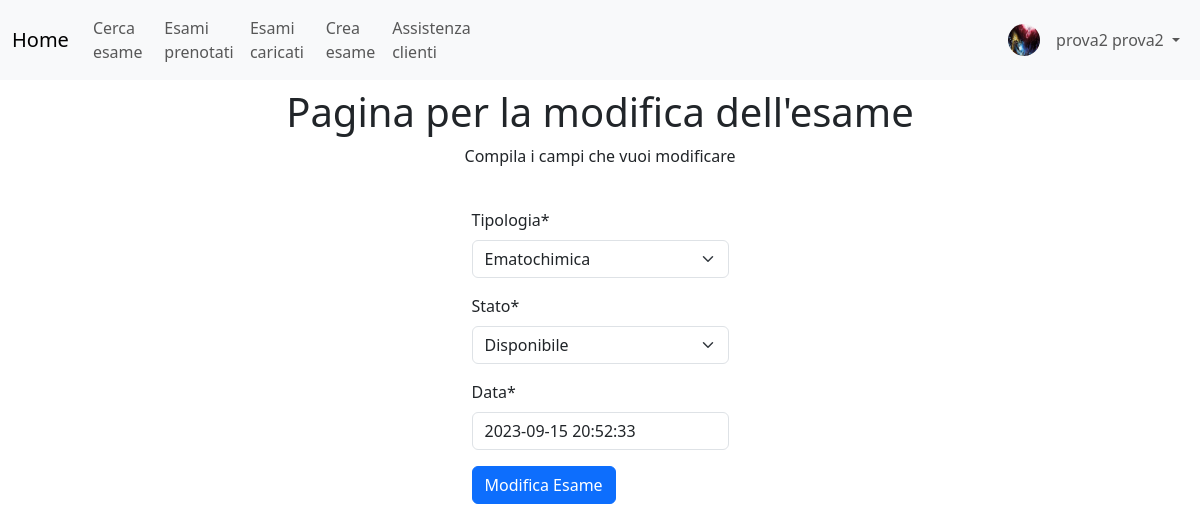
The page /medici/modifica_esame/27/ (signed in) on the database its author committed.
### utenti_custom/models.py (models this page shows)
class UtenteCustom(AbstractUser):
    username = None
    email = models.EmailField(_('email address'), unique=True)
    foto_profilo = models.ImageField(upload_to ='immagini_utenti/%Y/%m/%d/', blank=True, null=True)
    USERNAME_FIELD = 'email'
    REQUIRED_FIELDS = ['first_name', 'last_name',]
    objects = UserManager()
    def __str__(self):
        return f"{self.first_name} {self.last_name}"

### gestione_medici/models.py (models this page shows, shortened)
class Esame(DirtyFieldsMixin, models.Model):
    TIPOLOGIE_POSSIBILI = [
        ('ematochimica', 'Ematochimica'),
        ('urine', 'Urine'),
        ('oculistica', 'Oculistica'),
        ('radiografia', 'Radiografia'),
        ('ginecologia', 'Ginecologia'),
        ('ecografia', 'Ecografia'),
        ('risonanza_magnetica', 'Risonanza magnetica'),
        ('cardiologia', 'Cardiologia'),
        ('allergologia', 'Allergologia'),
        ('gastroenterologia', 'gastroenterologia'),
        ('urologia', 'Urologia'),
        ('psichiatria', 'Psichiatria'),
        ('pediatria', 'Pediatria'),
        ('otorinolaringologia', 'Otorinolaringologia'),
        ('neurologia', 'Neurologia'),
        ('dermatologia', 'Dermatologia'),
        ('endocrinologia', 'Endocrinologia'),
        ('angiologia', 'Angiologia')
    ]
    STATI_POSSIBILI = [
        ('disponibile', 'Disponibile'),
        ('prenotato', 'Prenotato'),
        ('eseguito', 'Eseguito'),
        ('cancellato', 'Cancellato')
    ]
    tipologia = models.CharField(max_length=30, choices=TIPOLOGIE_POSSIBILI)
    medico = models.ForeignKey(Medico, related_name='esami_caricati', on_delete=models.PROTECT)
    data = models.DateTimeField()
    stato = models.CharField(max_length=20, choices=STATI_POSSIBILI, default='disponibile')
    paziente = models.ForeignKey(UtenteCustom, related_name='esami', null=True, blank=True,
                               on_delete=models.SET_NULL)
    class Meta:
        verbose_name_plural = 'Esami'
        ordering = ['data']

### gestione_medici/views.py (the view)
# urls.py: path('modifica_esame/<int:pk>/', ModificaEsameView.as_view(), name='modifica_esame'),
class ModificaEsameView(SuccessMessageMixin, GroupRequiredMixin, UpdateView):
    group_required = ['Medici']
    title = "Modifica l'esame"
    model = Esame
    form_class = ModificaEsameForm
    template_name = "gestione_medici/modifica_esame.html"
    success_url = reverse_lazy('gestione_medici:esami_caricati')
    success_message = "L'esame e' stato modificato con successo"

### gestione_medici/forms.py
class ModificaEsameForm(forms.ModelForm):
    helper = FormHelper()
    helper.form_id = "modifica_esame_crispy_form"
    helper.form_method = "POST"
    helper.add_input(Submit("submit","Modifica Esame"))
    class Meta:
        model = Esame
        fields = ['tipologia', 'stato', 'data',]
        widgets = {
            'data': DateTimePickerInput(),
        }

### gestione_medici/templates/gestione_medici/modifica_esame.html (shortened to what this page needs)
{% extends 'base.html' %}
{% load crispy_forms_tags %}
{% block content %}
<div class="jumbotron text-center" style="margin-bottom:0">
    <h1>Pagina per la modifica dell'esame</h1>
    <p>Compila i campi che vuoi modificare</p>
</div>
<br>
<div class="d-flex justify-content-center">
  {% crispy form %}
</div>
<br>
{% endblock %}

### templates/base.html (shortened to what this page needs)
<!DOCTYPE html>
<html lang="en">
{% load static %}
<head>
  <link rel="stylesheet" href="https://cdn.jsdelivr.net/npm/bootstrap@5.3.0/dist/css/bootstrap.min.css">
  {% load crispy_forms_tags %}
</head>
<body>
  <nav class="navbar navbar-expand-sm bg-light navbar-light">
    <div class="container-fluid ">
      {% block navbar %}
      <a class="navbar-brand" href="{% url 'home' %}">Home</a>
      <div class="collapse navbar-collapse" id="collapsibleNavbar">
        <ul class="navbar-nav">
          <li class="nav-item">
            <a class="nav-link" href="{% url 'gestione_utenti:ricerca_esami' %}">Cerca esame</a>
          </li>
          <li class="nav-item">
            <a class="nav-link" href="{% url 'gestione_utenti:situazione' %}">Esami prenotati</a>
          </li>
          {% if request.user.groups.all.0.name == 'Medici' %}
          <li class="nav-item">
            <a class="nav-link" href="{% url 'gestione_medici:esami_caricati' %}">Esami caricati</a>
          </li>
          <li class="nav-item">
            <a class="nav-link" href="{% url 'gestione_medici:crea_esame' %}">Crea esame</a>
          </li>
          {% endif%}
          {% if request.user.groups.all.0.name == 'Assistenza' %}
          <li class="nav-item">
            <a class="nav-link" href="{% url 'gestione_assistenza:utenti_attesa' %}">Utenti in attesa</a>
          </li>
          <li class="nav-item">
            <a class="nav-link" href="{% url 'admin:index' %}">Pannello Assistenza</a>
          </li>
          {% elif not request.user.is_staff %}
          <li class="nav-item">
            <a class="nav-link" href="{% url 'gestione_assistenza:richiesta_assistenza' %}">Assistenza clienti</a>
          </li>
          {% else %}
          <li class="nav-item">
            <a class="nav-link" href="{% url 'admin:index' %}">Pannello Admin</a>
          </li>
          {% endif%}
        </ul>
        <div class="navbar-collapse collapse w-100 order-3 dual-collapse2">
          <ul class="navbar-nav ms-auto">
            <li class="nav-item">
              <span class="navbar-text">
                {% if request.user.is_authenticated and request.user.foto_profilo %}
                  <img src="{{ request.user.foto_profilo.url }}" alt="Foto profilo" class="rounded-circle mt-1 me-2" style="width: 32px; height: 32px;">
                {% else %}
                  <img src="{% static '/immagini/blank_profile_picture.png' %}" alt="Immagine default" class="rounded-circle mt-1 me-2" style="width: 32px; height: 32px;">
                {% endif %}
              </span>
            </li>
            <li class="nav-item dropdown">
              <a class="nav-link dropdown-toggle" id="navbarDropdownMenuLink" role="button" data-bs-toggle="dropdown" aria-haspopup="true" aria-expanded="false">
                {% if request.user.is_authenticated %}
                  {{ request.user }}
                {% else %}
                  Utente anonimo
                {% endif %}
              </a>
          </ul>
        </div>
      </div>
      {% endblock %}
    </div>
  </nav>
{% block content %}
{% endblock %}
</body>
</html>

### rows shown on the page
UtenteCustom: user.foto_profilo (picture), user "prova2 prova2"
Esame: tipologia "Ematochimica", stato "Disponibile", data "2023-09-15 20:52:33"
